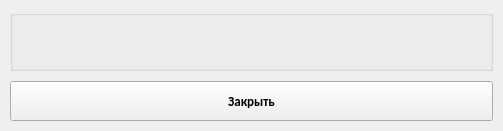
<?xml version="1.0" encoding="UTF-8"?>
<ui version="4.0">
 <class>alert_window</class>
 <widget class="QWidget" name="alert_window">
  <property name="geometry">
   <rect>
    <x>0</x>
    <y>0</y>
    <width>503</width>
    <height>131</height>
   </rect>
  </property>
  <property name="sizePolicy">
   <sizepolicy hsizetype="Preferred" vsizetype="Preferred">
    <horstretch>0</horstretch>
    <verstretch>0</verstretch>
   </sizepolicy>
  </property>
  <property name="maximumSize">
   <size>
    <width>16777215</width>
    <height>16777215</height>
   </size>
  </property>
  <property name="font">
   <font>
    <family>Calibri</family>
    <pointsize>10</pointsize>
   </font>
  </property>
  <property name="windowTitle">
   <string>Оповещение</string>
  </property>
  <layout class="QVBoxLayout" name="verticalLayout_3">
   <property name="spacing">
    <number>10</number>
   </property>
   <property name="leftMargin">
    <number>10</number>
   </property>
   <property name="topMargin">
    <number>10</number>
   </property>
   <property name="rightMargin">
    <number>10</number>
   </property>
   <property name="bottomMargin">
    <number>10</number>
   </property>
   <item>
    <layout class="QVBoxLayout" name="verticalLayout_5">
     <property name="spacing">
      <number>10</number>
     </property>
     <item>
      <widget class="QGroupBox" name="groupBox">
       <property name="sizePolicy">
        <sizepolicy hsizetype="Preferred" vsizetype="Preferred">
         <horstretch>0</horstretch>
         <verstretch>0</verstretch>
        </sizepolicy>
       </property>
       <property name="minimumSize">
        <size>
         <width>300</width>
         <height>0</height>
        </size>
       </property>
       <property name="maximumSize">
        <size>
         <width>16777215</width>
         <height>16777215</height>
        </size>
       </property>
       <property name="title">
        <string/>
       </property>
       <layout class="QVBoxLayout" name="verticalLayout">
        <property name="spacing">
         <number>10</number>
        </property>
        <property name="leftMargin">
         <number>10</number>
        </property>
        <property name="topMargin">
         <number>10</number>
        </property>
        <property name="rightMargin">
         <number>10</number>
        </property>
        <property name="bottomMargin">
         <number>10</number>
        </property>
        <item>
         <widget class="QLabel" name="label_message">
          <property name="text">
           <string/>
          </property>
          <property name="alignment">
           <set>Qt::AlignCenter</set>
          </property>
         </widget>
        </item>
       </layout>
      </widget>
     </item>
    </layout>
   </item>
   <item>
    <widget class="QPushButton" name="button_exit">
     <property name="minimumSize">
      <size>
       <width>100</width>
       <height>40</height>
      </size>
     </property>
     <property name="font">
      <font>
       <weight>75</weight>
       <bold>true</bold>
      </font>
     </property>
     <property name="cursor">
      <cursorShape>PointingHandCursor</cursorShape>
     </property>
     <property name="text">
      <string>Закрыть</string>
     </property>
     <property name="iconSize">
      <size>
       <width>24</width>
       <height>24</height>
      </size>
     </property>
    </widget>
   </item>
  </layout>
 </widget>
 <resources/>
 <connections/>
</ui>
